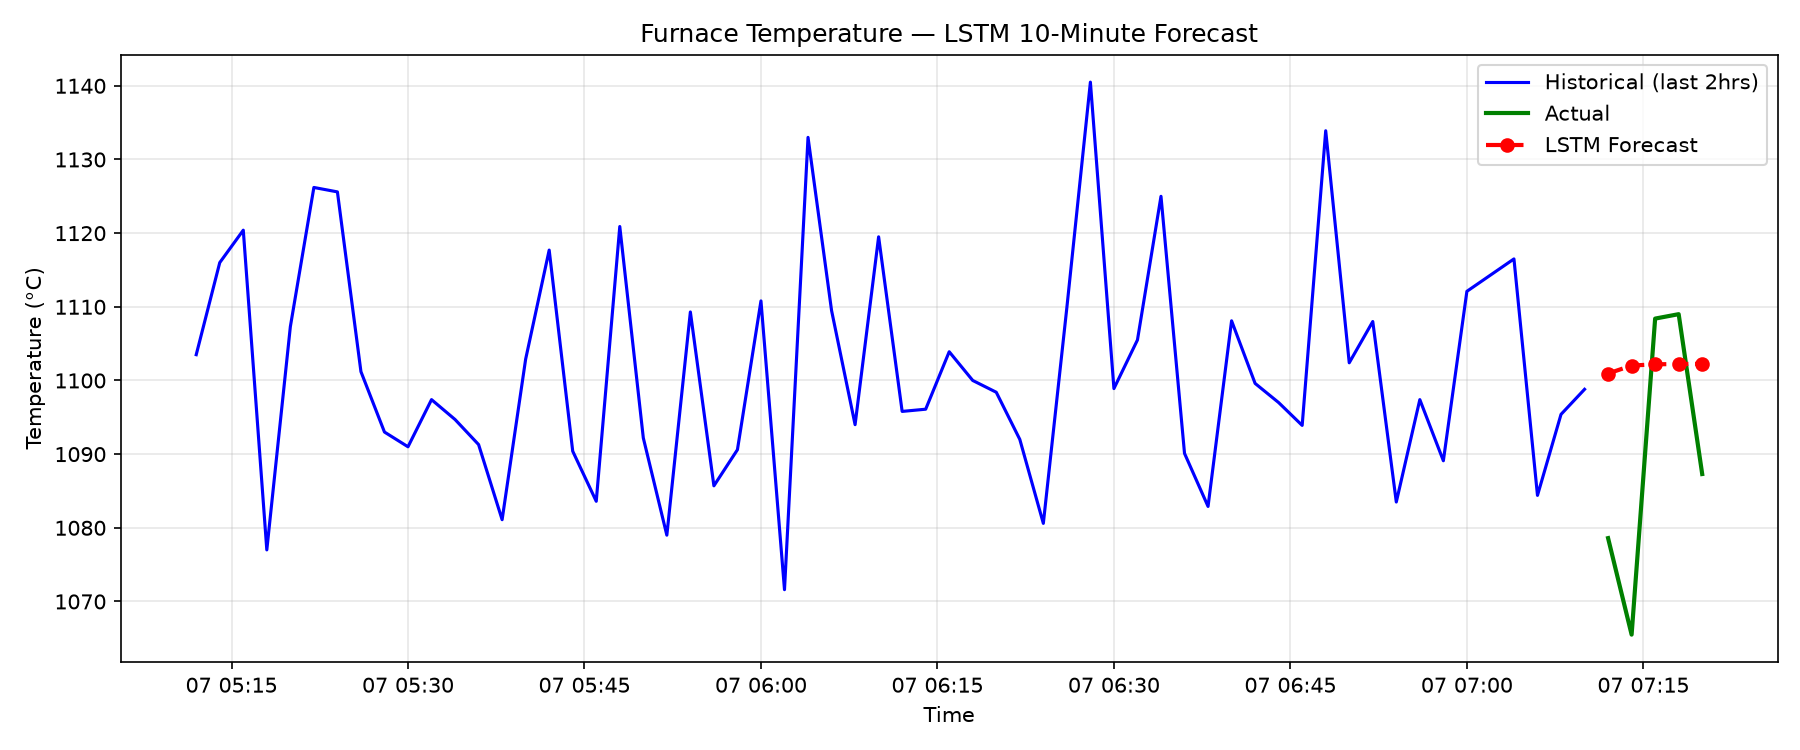

Write the Python code that produced this figure.
import pandas as pd
import numpy as np
import matplotlib.pyplot as plt
from darts import TimeSeries
from darts.models import BlockRNNModel
from darts.dataprocessing.transformers import Scaler

print("Loading historical furnace data...")
df = pd.read_csv("furnace_historical.csv")
df["timestamp"] = pd.to_datetime(df["timestamp"])

# Create Darts TimeSeries from temperature column
series = TimeSeries.from_dataframe(
    df,
    time_col="timestamp",
    value_cols="temperature_c",
    freq="2min"
)

print(f"Total data points: {len(series)}")
print(f"Date range: {series.start_time()} → {series.end_time()}")

# Split into train (90%) and test (10%)
split = int(len(series) * 0.9)
train, test = series[:split], series[split:]
print(f"Train: {len(train)} points | Test: {len(test)} points")

# Scale data (LSTM works better with normalized data)
scaler = Scaler()
train_scaled = scaler.fit_transform(train)
test_scaled  = scaler.transform(test)

# Build LSTM model
print("\nBuilding LSTM model...")
model = BlockRNNModel(
    model="LSTM",
    input_chunk_length=30,   # look at last 60 minutes (30 x 2min)
    output_chunk_length=5,   # predict next 10 minutes (5 x 2min)
    n_epochs=10,
    hidden_dim=32,
    n_rnn_layers=2,
    dropout=0.1,
    batch_size=32,
    random_state=42,
    pl_trainer_kwargs={"enable_progress_bar": True}
)

print("Training LSTM model (this takes 5-10 minutes on CPU)...")
model.fit(train_scaled)
print("Training complete!")

# Predict next 10 minutes (5 steps x 2 min)
print("\nGenerating forecast...")
forecast_scaled = model.predict(n=5, series=train_scaled)
forecast = scaler.inverse_transform(forecast_scaled)

# Get actual values for comparison
actual_last = series[split:split+5]

# Print results
print("\n--- 10-Minute Temperature Forecast ---")
forecast_values = forecast.values().flatten()
actual_values   = actual_last.values().flatten()

for i, (pred, actual) in enumerate(zip(forecast_values, actual_values)):
    t = (i + 1) * 2
    print(f"  +{t:2d} min → Predicted: {pred:.1f}°C | Actual: {actual:.1f}°C | Error: {abs(pred-actual):.1f}°C")

# Plot
plt.figure(figsize=(12, 5))
plt.plot(train[-60:].time_index, train[-60:].values(), label="Historical (last 2hrs)", color="blue")
plt.plot(actual_last.time_index, actual_last.values(), label="Actual", color="green", linewidth=2)
plt.plot(forecast.time_index, forecast.values(), label="LSTM Forecast", color="red", linestyle="--", linewidth=2, marker="o")
plt.title("Furnace Temperature — LSTM 10-Minute Forecast")
plt.xlabel("Time")
plt.ylabel("Temperature (°C)")
plt.legend()
plt.grid(True, alpha=0.3)
plt.tight_layout()
plt.savefig("lstm_forecast.png", dpi=150)
plt.show()
print("\nForecast chart saved to lstm_forecast.png")
